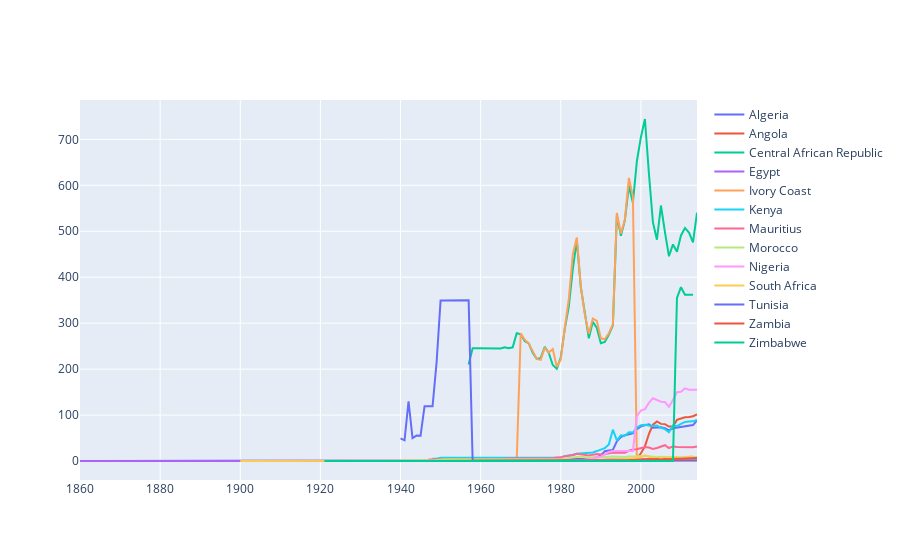

This figure's notebook cell:
### Markdown cell above
It is not easy to analyze the above graph because of the number of lines and the difference in exchange  rates.To cure this problem, we can plot 2 or 3 countries with similar exchange rates together or we can use plotly. I have chosen plotly because of its interactive nature and ability to add/substract a particular country with just a click.

##### Exchange rate per country using plotly

### Code cell
#Play with labels to see individual figures
fig = go.Figure()
for country, details in df.groupby('country'):
    fig.add_scatter(x=details.year,y=details.exch_usd,name=country,mode='lines')

iplot(fig)
